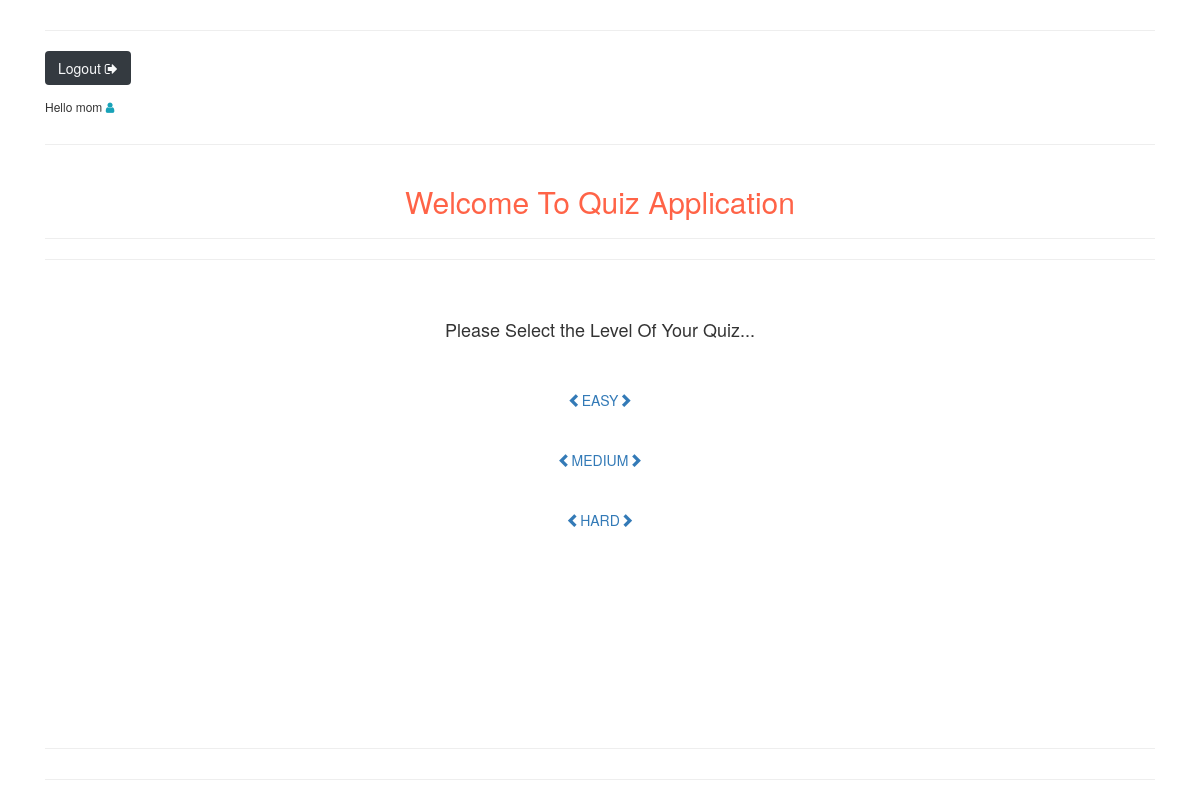
Screenshot of / (signed in) with the database file from the repository.
### quiz/models.py (models this page shows, shortened)
class Quiz( models.Model ):
    name = models.CharField( max_length=100 )
    difficulty = models.CharField( choices=choices, max_length=100 )
    number_of_questions = models.IntegerField( default=0, help_text='number of questions for quiz' )
    min_score = models.IntegerField( default=0, help_text='min score you need to pass the quiz.' )
    required_time = models.IntegerField()

### quiz/views.py (the view)
# urls.py: path( '', QuizListView.as_view(), name='home-view' ),
class QuizListView( ListView ):
    model = Quiz
    template_name = 'quiz/main-page.html'

### quiz/templates/quiz/main-page.html (shortened to what this page needs)
{% extends 'shared/_MainLayout.html' %}
{% load static %}
{% block content %}
    <div class="container">
        <hr class="mt-5">
        {% if not request.user.is_authenticated %}
            <a href="{% url 'account_login' %}" class="btn btn-info">Login</a>
            <a href="{% url 'account_signup' %}" class="btn btn-warning">Register</a>
        {% else %}
            <a href="{% url 'account_logout' %}" class="btn btn-dark text-light">Logout <i
                    class="fa fa-sign-out"></i></a>
            <h6 id="user-name" class="mt-4">Hello {{ request.user.username }} <i class="fa fa-user text-info"></i></h6>
        {% endif %}
        <hr class="mt-5">
    </div>
    <div class="container">
        <h2 class="text-center" id="welcome-title">Welcome To Quiz Application</h2>
        <hr>
        <hr>
    </div>
    <div class="container mt-5 text-center">
        <h4 class="text-center">Please Select the Level Of Your Quiz...</h4>
        <br>
        <br>
        {% for quiz in object_list %}
            <a href="{% url 'quiz:quiz' quiz.id %}" class="text-center mt-5"
                    {% if not request.user.is_authenticated %} onclick="return false;" {% endif %}><i
                    class="glyphicon glyphicon-chevron-left"></i>{{ quiz.difficulty|upper }}<i
                    class="glyphicon glyphicon-chevron-right"></i></a>
            <br>
            <br>
            <br>
        {% endfor %}
    </div>
    <div class="container fixed-bottom">
        <hr class="mt-5">
        <hr class="mt-5">
    </div>
{% endblock %}

### static/css/style.css (style rules this page uses)
#welcome-title { color: tomato; animation: Shadow 2s infinite; }
a { text-decoration: none; }
#user-name { animation: Username 2s infinite; }

### rows the page displays
Quiz: difficulty "EASY"
Quiz: difficulty "MEDIUM"
Quiz: difficulty "HARD"

### other values shown
{{ request.user.username }} "mom"
